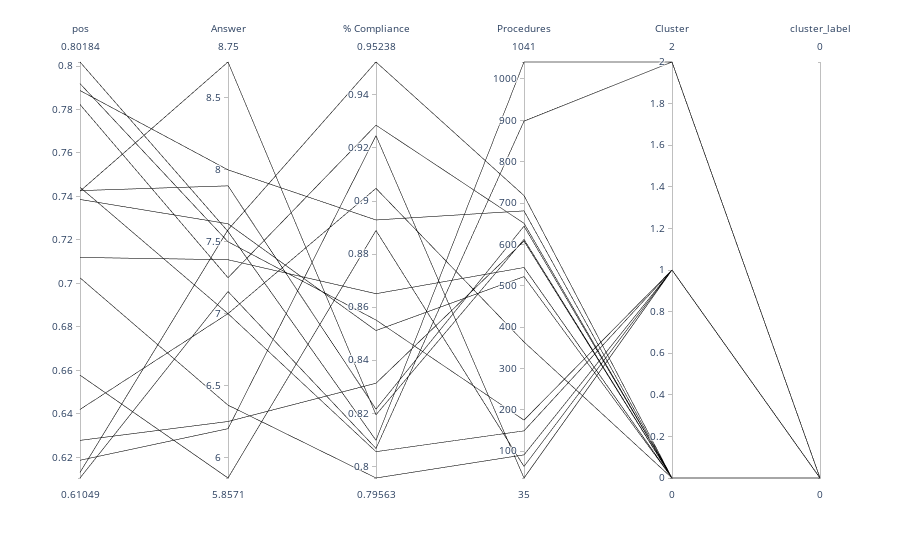

The notebook cell saved with this chart:
### Code cell
import plotly.express as px
# Create parallel coordinates plot
fig = px.parallel_coordinates(total_df, color="cluster_label")
fig.show()

### Figure 1 — Plotly figure (JSON) as saved in the notebook; plotly's stock layout.template omitted (floating-point values rounded to 4 significant figures)
{"data": [{"dimensions": [{"label": "pos", "values": [0.7026, 0.6278, 0.7424, 0.6187, 0.7823, 0.642, 0.6578, 0.7386, 0.7119, 0.8018, 0.6105, 0.7887, 0.7919, 0.7427, 0.7442, 0.6131]}, {"label": "Answer", "values": [6.364, 6.25, 8.75, 6.2, 7.25, 7, 5.857, 7.625, 7.375, 7.571, 7.154, 8, 7.5, 7.889, 7, 7.583]}, {"label": "% Compliance", "values": [0.7956, 0.8313, 0.8194, 0.9246, 0.9286, 0.8056, 0.8889, 0.8512, 0.8651, 0.8098, 0.8068, 0.8929, 0.8552, 0.8216, 0.9048, 0.9524]}, {"label": "Procedures", "values": [91, 608, 612, 35, 651, 149, 63, 522, 544, 1041, 898, 681, 175, 644, 364, 718]}, {"label": "Cluster", "values": [1, 0, 0, 1, 0, 1, 1, 0, 0, 2, 2, 0, 1, 0, 0, 0]}, {"label": "cluster_label", "values": [null, null, null, null, null, null, null, null, null, null, null, null, null, null, null, null]}], "domain": {"x": [0, 1], "y": [0, 1]}, "line": {"color": [null, null, null, null, null, null, null, null, null, null, null, null, null, null, null, null], "coloraxis": "coloraxis"}, "name": "", "type": "parcoords"}], "layout": {"coloraxis": {"colorbar": {"title": {"text": "cluster_label"}}, "colorscale": [[0, "#0d0887"], [0.1111, "#46039f"], [0.2222, "#7201a8"], [0.3333, "#9c179e"], [0.4444, "#bd3786"], [0.5556, "#d8576b"], [0.6667, "#ed7953"], [0.7778, "#fb9f3a"], [0.8889, "#fdca26"], [1, "#f0f921"]]}, "legend": {"tracegroupgap": 0}, "margin": {"t": 60}}}
